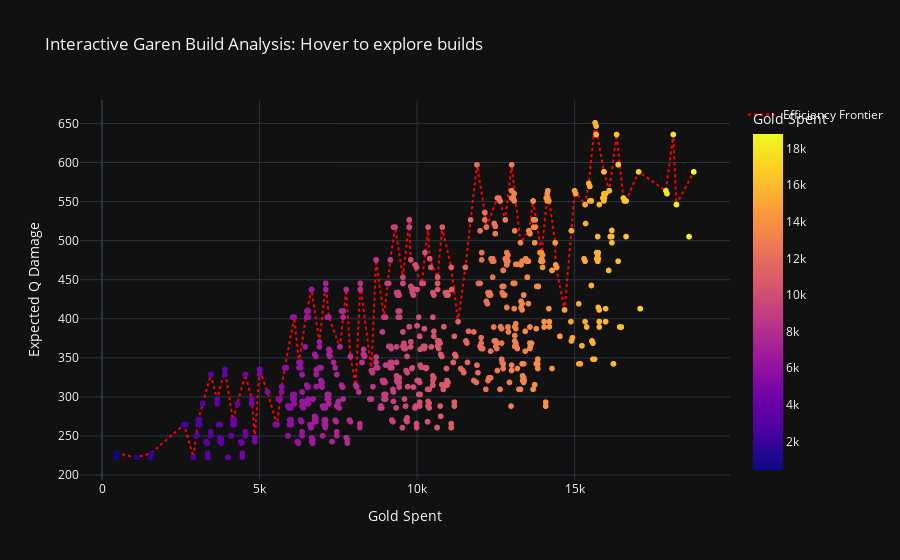

Here is the notebook cell this chart was saved with:
### Code cell
import plotly.express as px

df_sim['build_display'] = df_sim['items'].str.replace("_", "<br>")

fig = px.scatter(
    df_sim, 
    x="gold", 
    y="q_damage",
    color="gold", # Color points by gold spent
    hover_name="q_damage", # Title of the tooltip
    hover_data={
        "gold": ":.0f",        # Show gold with 0 decimals
        "q_damage": ":.2f",    # Show damage with 2 decimals
        "build_display": True, # Show the item names
        "items": False         # Hide the ugly underscore version
    },
    labels={
        "gold": "Gold Spent",
        "q_damage": "Expected Q Damage",
        "build_display": "Items"
    },
    title="Interactive Garen Build Analysis: Hover to explore builds",
    template="plotly_dark"
)

# This helps see the optimal path visually
frontier = df_sim.loc[df_sim.groupby(df_sim['gold'] // 200 * 200)['q_damage'].idxmax()].sort_values('gold')
fig.add_scatter(
    x=frontier['gold'], 
    y=frontier['q_damage'], 
    mode='lines', 
    name='Efficiency Frontier',
    line=dict(color='red', width=2, dash='dot'),
    hoverinfo='skip'
)

fig.show()

### Figure 1 — Plotly figure (JSON) as saved in the notebook; plotly's stock layout.template omitted (floating-point values rounded to 4 significant figures; data arrays with more than 128 entries replaced by an {"elided": "..."} marker saying what was removed)
{"data": [{"customdata": {"elided": "1627x2 str values"}, "hovertemplate": "<b>%{hovertext}</b><br><br>Gold Spent=%{marker.color:.0f}<br>Expected Q Damage=%{y:.2f}<br>Items=%{customdata[0]}<extra></extra>", "hovertext": {"elided": "1627 float values"}, "legendgroup": "", "marker": {"color": {"elided": "1627 int values"}, "coloraxis": "coloraxis", "symbol": "circle"}, "mode": "markers", "name": "", "showlegend": false, "type": "scattergl", "x": {"elided": "1627 int values"}, "xaxis": "x", "y": {"elided": "1627 float values"}, "yaxis": "y"}, {"hoverinfo": "skip", "line": {"color": "red", "dash": "dot", "width": 2}, "mode": "lines", "name": "Efficiency Frontier", "type": "scatter", "x": [450, 1100, 1550, 2600, 2900, 3050, 3200, 3450, 3650, 3900, 4150, 4300, 4550, 4750, 4850, 5000, 5250, 5550, 5700, 5800, 6100, 6250, 6500, 6650, 6900, 7100, 7200, 7550, 7750, 7883, 8050, 8200, 8550, 8700, 8950, 9150, 9300, 9550, 9750, 9800, 10150, 10350, 10400, 10650, 10800, 11083, 11300, 11533, 11700, 11900, 12150, 12200, 12550, 12600, 12800, 13000, 13283, 13550, 13683, 13950, 14150, 14383, 14400, 14683, 14900, 15000, 15333, 15450, 15650, 15933, 16100, 16333, 16550, 16633, 17033, 17900, 18133, 18233, 18783], "y": [227.8, 222.8, 227.8, 264.5, 222.8, 270.5, 291.2, 328.6, 297.2, 335.1, 270.5, 291.2, 328.6, 297.2, 247.8, 335.1, 306.3, 264.5, 313.2, 337.2, 402.0, 344.1, 409.9, 437.5, 370.5, 445.3, 402.0, 364.0, 437.5, 351.8, 315.0, 445.3, 333.8, 475.4, 402.0, 475.4, 517.3, 453.2, 526.6, 475.4, 445.3, 517.3, 476.8, 453.2, 517.3, 465.8, 396.2, 465.8, 526.6, 597.2, 535.9, 517.3, 554.6, 554.6, 526.6, 597.2, 497.3, 512.7, 550.8, 484.7, 563.9, 497.3, 469.0, 411.3, 512.7, 563.9, 546.2, 573.2, 650.9, 588.1, 563.9, 635.9, 554.6, 550.8, 588.1, 563.9, 635.9, 546.2, 588.1]}], "layout": {"coloraxis": {"colorbar": {"title": {"text": "Gold Spent"}}, "colorscale": [[0, "#0d0887"], [0.1111, "#46039f"], [0.2222, "#7201a8"], [0.3333, "#9c179e"], [0.4444, "#bd3786"], [0.5556, "#d8576b"], [0.6667, "#ed7953"], [0.7778, "#fb9f3a"], [0.8889, "#fdca26"], [1, "#f0f921"]]}, "legend": {"tracegroupgap": 0}, "title": {"text": "Interactive Garen Build Analysis: Hover to explore builds"}, "xaxis": {"anchor": "y", "domain": [0, 1], "title": {"text": "Gold Spent"}}, "yaxis": {"anchor": "x", "domain": [0, 1], "title": {"text": "Expected Q Damage"}}}}
